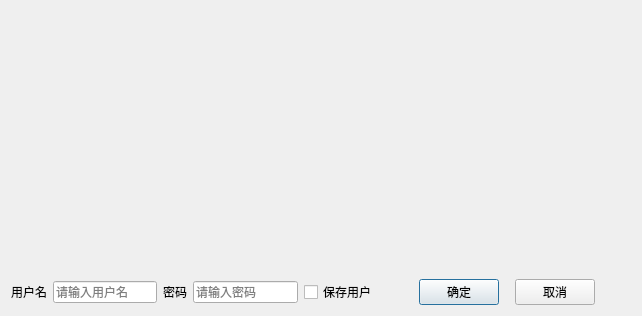
<?xml version="1.0" encoding="UTF-8"?>
<ui version="4.0">
 <class>TLoginDialog</class>
 <widget class="QDialog" name="TLoginDialog">
  <property name="geometry">
   <rect>
    <x>0</x>
    <y>0</y>
    <width>642</width>
    <height>316</height>
   </rect>
  </property>
  <property name="windowTitle">
   <string>Dialog</string>
  </property>
  <layout class="QVBoxLayout" name="verticalLayout">
   <item>
    <widget class="QLabel" name="label">
     <property name="text">
      <string/>
     </property>
     <property name="pixmap">
      <pixmap resource="res.qrc">:/images/images/splash2.jpg</pixmap>
     </property>
    </widget>
   </item>
   <item>
    <layout class="QHBoxLayout" name="horizontalLayout">
     <item>
      <widget class="QLabel" name="label_2">
       <property name="text">
        <string>用户名</string>
       </property>
      </widget>
     </item>
     <item>
      <widget class="QLineEdit" name="lineEditUserName">
       <property name="placeholderText">
        <string>请输入用户名</string>
       </property>
      </widget>
     </item>
     <item>
      <widget class="QLabel" name="label_3">
       <property name="text">
        <string>密码</string>
       </property>
      </widget>
     </item>
     <item>
      <widget class="QLineEdit" name="lineEditUserPass">
       <property name="text">
        <string/>
       </property>
       <property name="echoMode">
        <enum>QLineEdit::Password</enum>
       </property>
       <property name="placeholderText">
        <string>请输入密码</string>
       </property>
      </widget>
     </item>
     <item>
      <widget class="QCheckBox" name="checkBox">
       <property name="text">
        <string>保存用户</string>
       </property>
      </widget>
     </item>
     <item>
      <spacer name="horizontalSpacer">
       <property name="orientation">
        <enum>Qt::Horizontal</enum>
       </property>
       <property name="sizeHint" stdset="0">
        <size>
         <width>40</width>
         <height>20</height>
        </size>
       </property>
      </spacer>
     </item>
     <item>
      <widget class="QPushButton" name="btnOk">
       <property name="text">
        <string>确定</string>
       </property>
      </widget>
     </item>
     <item>
      <spacer name="horizontalSpacer_2">
       <property name="orientation">
        <enum>Qt::Horizontal</enum>
       </property>
       <property name="sizeHint" stdset="0">
        <size>
         <width>13</width>
         <height>20</height>
        </size>
       </property>
      </spacer>
     </item>
     <item>
      <widget class="QPushButton" name="btnCancel">
       <property name="text">
        <string>取消</string>
       </property>
      </widget>
     </item>
     <item>
      <spacer name="horizontalSpacer_3">
       <property name="orientation">
        <enum>Qt::Horizontal</enum>
       </property>
       <property name="sizeHint" stdset="0">
        <size>
         <width>40</width>
         <height>20</height>
        </size>
       </property>
      </spacer>
     </item>
    </layout>
   </item>
  </layout>
 </widget>
 <resources>
  <include location="res.qrc"/>
 </resources>
 <connections>
  <connection>
   <sender>btnCancel</sender>
   <signal>clicked()</signal>
   <receiver>TLoginDialog</receiver>
   <slot>close()</slot>
   <hints>
    <hint type="sourcelabel">
     <x>562</x>
     <y>286</y>
    </hint>
    <hint type="destinationlabel">
     <x>320</x>
     <y>157</y>
    </hint>
   </hints>
  </connection>
 </connections>
</ui>
